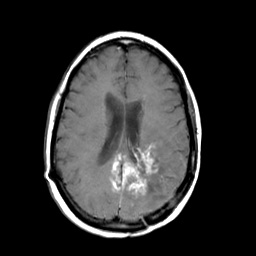
%> input picture MR_Gad.jpg, 256 x 256 px
$ octave main_for_two_images_color.m   (GNU Octave 9; MATLAB toolbox functions it lacks are replaced by stand-ins)
%> lines starting %> are read from the running program, lines starting %| are printed output that depends on the picture
### functions/ConvertRGBtoYUV.m
function imgOut = ConvertRGBtoYUV(img)

img=double(img);
mtxRGBtoYUV = [  0.299,    0.587,    0.114;
                -0.147, -0.289,  0.436;
                 0.615,   -0.515, -0.100];

[r, c]=size(mtxRGBtoYUV);
if(r ~= 3 || c ~= 3)
    error('The matrix for color transformation is not 3x3.');
end

imgOut = zeros(size(img));
for i=1:3
    imgOut(:,:,i) = img(:,:,1) * mtxRGBtoYUV(i,1) + img(:,:,2) * mtxRGBtoYUV(i,2) + img(:,:,3) * mtxRGBtoYUV(i,3);
end

### rolling_guided filter/RollingGuidanceFilter.m
%
%   Rolling Guidance Filter
%
%   res = RollingGuidanceFilter(I,sigma_s,sigma_r,iteration) filters image
%   "I" by removing its small structures. The borderline between "small"
%   and "large" is determined by the parameter sigma_s. The sigma_r is
%   fixed to 0.1. The filter is an iteration process. "iteration" is used
%   to control the number of iterations.
%
%   Paras:
%   @I         : input image, DOUBLE image, any # of channels
%   @sigma_s   : spatial sigma (default 3.0). Controlling the spatial
%                weight of bilateral filter and also the filtering scale of
%                rolling guidance filter.
%   @sigma_r   : range sigma (default 0.1). Controlling the range weight of
%                bilateral filter.
%   @iteration : the iteration number of rolling guidance (default 4).
%
%
%   Example
%   ==========
%   I = im2double(imread('image.png'));
%   res = RollingGuidanceFilter(I,3,0.05,4);
%   figure, imshow(res);
%
%
%   Note
%   ==========
%   This implementation filters multi-channel/color image by separating its
%   channels, so the result of this implementation will be different with
%   that in the corresponding paper. To generate the results in the paper,
%   please refer to our executable file or C++ implementation on our
%   website.
%
%   ==========
%   The Code is created based on the method described in the following paper:
%   [1] "Rolling Guidance Filter", Qi Zhang, Li Xu, Jiaya Jia, European
%        Conference on Computer Vision (ECCV), 2014
%
%   The code and the algorithm are for non-comercial use only.
%
%
%   Author: Qi Zhang (zhangqi@cse.cuhk.edu.hk)
%   Date  : 08/14/2014
%   Version : 1.0
%   Copyright 2014, The Chinese University of Hong Kong.
%

function res = RollingGuidanceFilter(I,sigma_s,sigma_r,iteration)

if ~exist('iteration','var')
    iteration = 4;
end

if ~exist('sigma_s','var')
    sigma_s = 3;
end

if ~exist('sigma_r','var')
    sigma_r = 0.1;
end

res = I.*0;

for i=1:iteration
    disp(['RGF iteration ' num2str(i) '...']);
    for c=1:size(I,3)
        G = res(:,:,c);
        res(:,:,c) = bilateralFilter(I(:,:,c),G,min(G(:)),max(G(:)),sigma_s,sigma_r);
    end
end

end

### functions/sparse_fusion3.m

function F=sparse_fusion3(A,B,D,overlap,epsilon)
%    SR
%    Input:
%    A - input image A
%    B - input image B
%    D  - Dictionary for sparse representation
%    overlap - the overlapped pixels between two neighbor patches
%    epsilon - sparse reconstuction error
%    Output:
%    F  - fused image

% normalize the dictionary
norm_D = sqrt(sum(D.^2, 1));
D = D./repmat(norm_D, size(D, 1), 1);

patch_size = sqrt(size(D, 1));

[h,w]=size(A);
F=zeros(h,w);
cntMat=zeros(h,w);

gridx = 1:patch_size - overlap : w-patch_size+1;
gridy = 1:patch_size - overlap : h-patch_size+1;

%cnt=0;
G=D'*D;
for ii = 1:length(gridx)
    for jj = 1:length(gridy)
        %cnt = cnt+1;
        xx = gridx(ii);
        yy = gridy(jj);

        patch_1 = A(yy:yy+patch_size-1, xx:xx+patch_size-1);
        patch1 = patch_1(:);
        patch_2 = B(yy:yy+patch_size-1, xx:xx+patch_size-1);
        patch2 = patch_2(:);
        w1=omp2(D,patch1,G,epsilon);
        w2=omp2(D,patch2,G,epsilon);
        w=w1;

         if sum(abs(w1))<sum(abs(w2))
            w=w2;
        end

        patch_f=D*w;
        Patch_f = reshape(patch_f, [patch_size, patch_size]);

        F(yy:yy+patch_size-1, xx:xx+patch_size-1) = F(yy:yy+patch_size-1, xx:xx+patch_size-1) + Patch_f;
        cntMat(yy:yy+patch_size-1, xx:xx+patch_size-1) = cntMat(yy:yy+patch_size-1, xx:xx+patch_size-1) + 1;

    end
    %cnt
end

idx = (cntMat < 1);
F(idx) = (A(idx)+B(idx))./2;
cntMat(idx) = 1;

F = F./cntMat;

### main_for_two_images_color.m
close all;
clear all;
clc;
addpath Source_images
addpath my_dics
D=cell2mat(struct2cell(load('my_dics\D_512.mat')));  %


A=imread('MR_Gad.jpg');
%> A is the input picture: size 256x256x3 uint8; min 0, max 255, mean 46.1
B1=imread('SPECT.jpg');
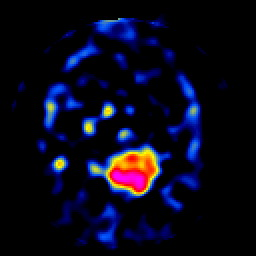
%> input picture SPECT.jpg, 256 x 256 px
%> B1 is the input picture: size 256x256x3 uint8; mean R, G, B 8.9, 8.5, 26.3


%figure,imshow(A,'border','tight');
%figure,imshow(G,'border','tight');
%figure,imshow(B1,'border','tight');

tic

%% Decomposition
iteration=3;
overlap=6;
epsilon=0.01;
T=0.00009;
%%%%%%%%%%%%%%%%%%%%%%%%%%%%%%%%%%%%%%%%%%%%%%%%%%%%%%%%%%%%%%%%%%%%%%%%%%%%%
A=im2double(A);
%> A: size 256x256x3 double
B1=im2double(B1);
%> B1: size 256x256x3 double
if size(A,3)>1
    A=rgb2gray(A);
%> A: size 256x256 double
end
[hei, wid] = size(A);
%> hei = 256; wid = 256

%%
B_YUV=ConvertRGBtoYUV(B1);
%> after the loop in ConvertRGBtoYUV, `for i=1:3`:
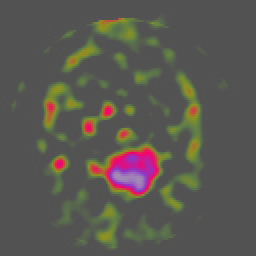
%> imgOut: size 256x256x3 double; mean R, G, B 0.0417, 0.0303, -0.00603; drawn with min black and max white
B1=B_YUV(:,:,1);
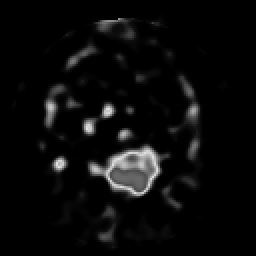
%> B1: size 256x256 double; min 0, max 0.895, mean 0.0417


A=im2double(A);
B1=im2double(B1);
structure1  = RollingGuidanceFilter(A,3,0.05,iteration);
%> in RollingGuidanceFilter, `res = I.*0;`: res: size 256x256 double; every value is 0
%> after the loop in RollingGuidanceFilter, `for i=1:iteration`:
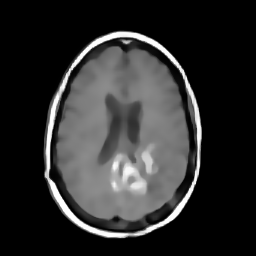
%> res: size 256x256 double; min 0, max 1, mean 0.181; mean of the top-left, top-right, bottom-left and bottom-right quarters 0.161, 0.139, 0.234, 0.191
structure2  = RollingGuidanceFilter(B1,3,0.05,iteration);

texture1=A-structure1;
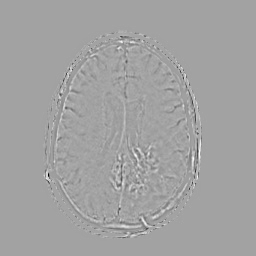
%> texture1: size 256x256 double; min -0.603, max 0.344, mean -7.57e-05; drawn with min black and max white
texture2=B1-structure2;
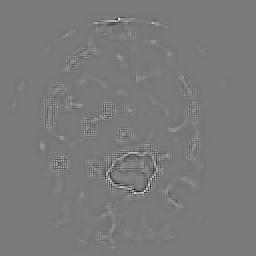
%> texture2: size 256x256 double; min -0.299, max 0.324, mean 0.000105; drawn with min black and max white

%% Image fusion
%% Sparse fusion
overlap=6;
epsilon=0.01;
fuse_high2=sparse_fusion3(texture1,texture2,D,overlap,epsilon);
%> the run ends on the next line
